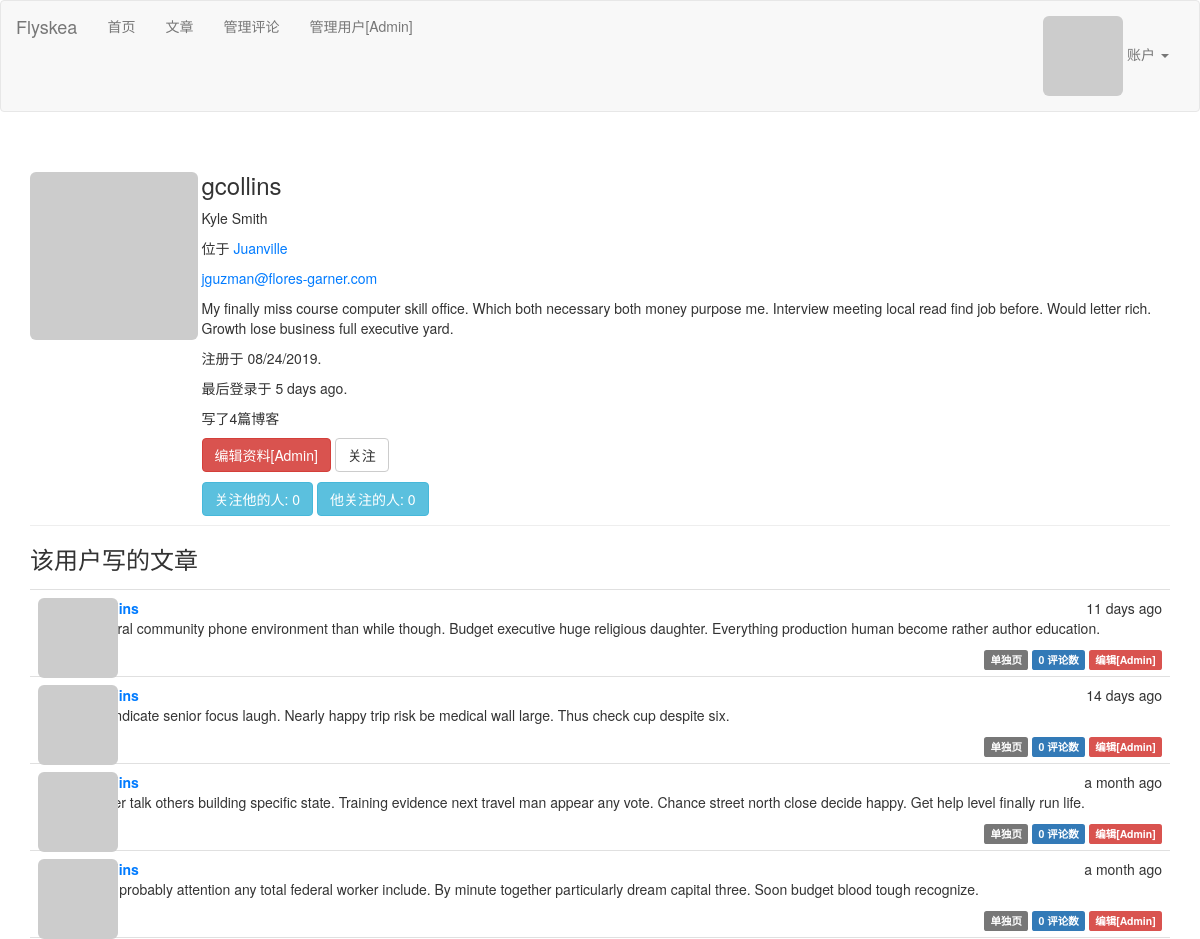
/user/gcollins (signed in), run on the app's committed database.
### app/models.py (models this page shows, shortened)
class User(db.Model,UserMixin):
    __tablename__ = 'users'
    id = db.Column(db.Integer, primary_key=True)
    email = db.Column(db.String(64), unique=True, index=True)
    username = db.Column(db.String(64), unique=True, index=True)
    role_id = db.Column(db.Integer, db.ForeignKey('roles.id'))
    password_hash = db.Column(db.String(128))
    confirmed = db.Column(db.Boolean, default=False)
    name = db.Column(db.String(64))
    location = db.Column(db.String(64))
    about_me = db.Column(db.Text())
    member_since = db.Column(db.DateTime(),default=datetime.utcnow)
    last_seen = db.Column(db.DateTime(),default=datetime.utcnow)
    avatar_hash = db.Column(db.String(32))
    posts = db.relationship('Post', backref='author', lazy='dynamic')
    comments = db.relationship('Comment', backref='author', lazy='dynamic')
    followed = db.relationship('Follow',
                            foreign_keys=[Follow.follower_id],
                            backref=db.backref('follower', lazy='joined'),
                            lazy='dynamic',
                            cascade='all, delete-orphan')
    followers = db.relationship('Follow',
                            foreign_keys=[Follow.followed_id],
                            backref=db.backref('followed', lazy='joined'),
                            lazy='dynamic',
                            cascade='all, delete-orphan')
    @property
    def password(self):
        raise AttributeError('password is not a readable attribute')
    def can(self, perm):
        return self.role is not None and self.role.has_permission(perm)
    def is_administrator(self):
        return self.can(Permission.ADMIN)
    def gravatar(self, size=100, default='identicon', rating='g'):
        if request.is_secure:
            url = 'https://secure.gravatar.com/avatar'
        else:
            url = 'http://www.gravatar.com/avatar'
        hash = self.avatar_hash or self.gravatar_hash()
        return '{url}/{hash}?s={size}&d={default}&r={rating}'.format(
            url=url, hash=hash, size=size, default=default, rating=rating)
    def is_following(self, user):
        if user.id is None:
            return False
        return self.followed.filter_by(
            followed_id=user.id).first() is not None
    def ping(self):
        self.last_seen = datetime.utcnow()
        db.session.add(self)
        db.session.commit()

class Post(db.Model):
    __tablename__ = 'posts'
    id = db.Column(db.Integer, primary_key=True)
    body = db.Column(db.Text)
    body_html = db.Column(db.Text)
    timestamp = db.Column(db.DateTime, index=True, default=datetime.utcnow)
    author_id = db.Column(db.Integer, db.ForeignKey('users.id'))
    comments = db.relationship('Comment', backref='post', lazy='dynamic')

### app/main/views.py (the view)
@main.route('/user/<username>')
@login_required
def user(username):
    user = User.query.filter_by(username=username).first()
    if user is None:
        abort(404)
    posts = user.posts.order_by(Post.timestamp.desc()).all()
    return render_template('user.html', user=user, posts=posts)

### app/auth/views.py (called while the page is built)
@auth.before_app_request
def before_request():
    if current_user.is_authenticated:
        current_user.ping()
        if not current_user.confirmed \
                and request.endpoint \
                and request.blueprint != 'auth' \
                and request.endpoint != 'static':
            return redirect(url_for('auth.unconfirmed'))

### app/main/__init__.py (called while the page is built)
@main.app_context_processor
def inject_permissions():
    return dict(Permission=Permission)

### app/main/views.py (called while the page is built)
@main.after_app_request
def after_request(response):
    for query in get_debug_queries():
        if query.duration >= current_app.config['FLASKY_SLOW_DB_QUERY_TIME']:
            current_app.logger.warning(
                'Slow query: %s\nParameters: %s\nDuration: %fs\nContext: %s\n' %
                   (query.statement, query.parameters, query.duration,
                    query.context))
    return response

### app/models.py (called while the page is built)
@login_manager.user_loader
def load_user(user_id):
    return User.query.get(int(user_id))

    def has_permission(self, perm):
        return self.permissions & perm == perm

### app/templates/user.html (shortened to what this page needs)
{% extends "base.html" %}
{% block page_content %}
<div class="page-header">
    <img class="profile-thumbnail img-responsive img-rounded" src="{{ user.gravatar() }}" alt="Responsive image">
    <div class="profile-header">
        <h3>{{ user.username }}</h3>
        {% if user.name or user.location %}
        <p>
            {% if user.name %}
            {{ user.name }}</p>
            {% endif %}
        <p>
            {% if user.location %}
            位于 <a href="https://www.amap.com/search?query={{ user.location }}">{{ user.location }}</a><br>
            {% endif %}
        </p>
        {% endif %}
        {% if current_user.is_administrator() %}
            <p><a href="{{ url_for('main.user', username=current_user.username) }}">{{ user.email }}</a></p>
        {% endif %}
        {% if user.about_me %}<p>{{ user.about_me }}</p>{% endif %}
        <p>注册于 {{ moment(user.member_since).format('L') }}.</p>
        <p>最后登录于 {{ moment(user.last_seen).fromNow() }}.</p>
        <p>写了{{ user.posts.count() }}篇博客</p>
        <p>
            {% if current_user.is_administrator() %}
                <a class="btn btn-danger" href="{{ url_for('.edit_profile_admin', id=user.id) }}">编辑资料[Admin]</a>
            {% endif %}
            {% if current_user.can(Permission.FOLLOW) and user != current_user %}
                {% if not current_user.is_following(user) %}
                    <a href="{{ url_for('.follow', username=user.username)}}" class="btn btn-default">关注</a>
                {% else %}
                    <a href="{{ url_for('.unfollow', username=user.username) }}" class="btn btn-default">取消关注</a>
                {% endif %}
            {% endif %}
        </p>
        <a href="{{ url_for('.followers', username=user.username) }}">
            <span class="btn btn-info">关注他的人: {{ user.followers.count() -1 }}</span>
        </a>
        <a href="{{ url_for('.followed', username=user.username) }}">
            <span class="btn btn-info">他关注的人: {{ user.followed.count() -1 }}</span>
        </a>
    </div>
</div>
<h3>该用户写的文章</h3>
{% include '_posts.html' %}
{% endblock %}

### app/templates/_posts.html
<ul class="posts">
    {% for post in posts %}
    <li class="post">
        <div class="post-thumbnail">
            <a href="{{ url_for('.user', username=post.author.username) }}">
                <img class="img-rounded profile-thumbnail" src="{{ post.author.gravatar(size=40) }}">
            </a>
        </div>
        <div class="post-content">
            <div class="post-date">{{ moment(post.timestamp).fromNow() }}</div>
            <div class="post-author"><a href="{{ url_for('.user', username=post.author.username) }}">{{ post.author.username }}</a></div>
            <div class="post-body">
                {% if post.body_html %}
                    {{ post.body_html | safe }}
                {% else %}
                    {{ post.body }}
                {% endif %}
            <div class="post-footer">
                <a href="{{ url_for('.post', id=post.id) }}">
                    <span class="label label-default">单独页</span>
                </a>
                <a href="{{ url_for('.post', id=post.id) }}#comments">
                    <span class="label label-primary">{{ post.comments.count() }} 评论数</span>
                </a>
                {% if current_user == post.author %}
                <a href="{{ url_for('.edit', id=post.id) }}">
                    <span class="label label-primary">编辑</span>
                </a>
                {% elif current_user.is_administrator() %}
                <a href="{{ url_for('.edit', id=post.id) }}">
                    <span class="label label-danger">编辑[Admin]</span>
                </a>
                {% endif %}
            </div>
            </div>
        </div>
    </li>
    {% endfor %}
</ul>

### app/static/styles.css (style rules this page uses)
.profile-thumbnail { position: absolute; }
.profile-header { min-height: 260px; margin-left: 12.25em; }
a { color: #007bff; text-decoration: none; }
p { margin-top: 0; }
ul.posts { list-style-type: none; padding: 0px; margin: 16px 0px 0px 0px; border-top: 1px solid #e0e0e0; }
div.page-header img.profile-thumbnail { height: 12em; width: 100%； }
ul.posts li.post { padding: 8px; border-bottom: 1px solid #e0e0e0; }
div.post-date { float: right; }
div.post-author { font-weight: bold; }
div.post-thumbnail { position: absolute; }
div.post-content { margin-left: 48px; min-height: 48px; }
div.post-footer { text-align: right; }

### data on the page
User: username "gcollins", name "Kyle Smith", location "Juanville", email "jguzman@flores-garner.com", about_me "My finally miss course computer skill office. Which both necessary both money purpose me. Interview meeting local read find job before. Would letter rich. Growth lose business full executive yard.", member_since "08/24/2019", last_seen "5 days ago"
Post: timestamp "11 days ago", body_html "Several community phone environment than while though. Budget executive huge religious daughter. Everything production human become rather author education.", comments.count "0"
Post: timestamp "14 days ago", body_html "Per indicate senior focus laugh. Nearly happy trip risk be medical wall large. Thus check cup despite six.", comments.count "0"
Post: timestamp "a month ago", body_html "Father talk others building specific state. Training evidence next travel man appear any vote. Chance street north close decide happy. Get help level finally run life.", comments.count "0"
Post: timestamp "a month ago", body_html "Take probably attention any total federal worker include. By minute together particularly dream capital three. Soon budget blood tough recognize.", comments.count "0"

### other printed values
{{ user.posts.count() }} "4"
{{ user.followers.count() -1 }} "0"
{{ user.followed.count() -1 }} "0"
